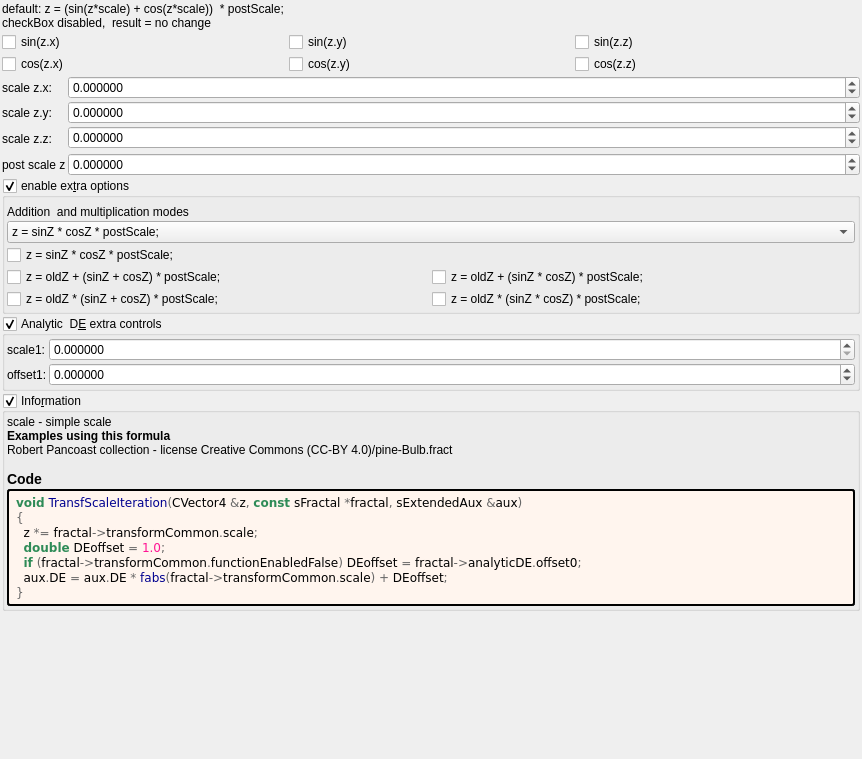
<?xml version="1.0" encoding="UTF-8"?>
<ui version="4.0">
 <class>Form</class>
 <widget class="QWidget" name="Form">
  <property name="geometry">
   <rect>
    <x>0</x>
    <y>0</y>
    <width>862</width>
    <height>759</height>
   </rect>
  </property>
  <property name="windowTitle">
   <string notr="true">transf_scale</string>
  </property>
  <layout class="QVBoxLayout" name="verticalLayout">
   <property name="spacing">
    <number>2</number>
   </property>
   <property name="leftMargin">
    <number>2</number>
   </property>
   <property name="topMargin">
    <number>2</number>
   </property>
   <property name="rightMargin">
    <number>2</number>
   </property>
   <property name="bottomMargin">
    <number>2</number>
   </property>
   <item>
    <widget class="QLabel" name="label_113">
     <property name="text">
      <string>default: z = (sin(z*scale) + cos(z*scale))  * postScale;
checkBox disabled,  result = no change</string>
     </property>
    </widget>
   </item>
   <item>
    <layout class="QGridLayout" name="gridLayout_28" columnstretch="0,0,0,0">
     <property name="spacing">
      <number>2</number>
     </property>
     <item row="1" column="3">
      <widget class="QCheckBox" name="checkBox_transf_function_enabledAz_false">
       <property name="text">
        <string>cos(z.z)</string>
       </property>
      </widget>
     </item>
     <item row="0" column="1">
      <widget class="QCheckBox" name="checkBox_transf_function_enabledAx">
       <property name="text">
        <string>sin(z.x)</string>
       </property>
      </widget>
     </item>
     <item row="1" column="1">
      <widget class="QCheckBox" name="checkBox_transf_function_enabledAx_false">
       <property name="text">
        <string>cos(z.x)</string>
       </property>
      </widget>
     </item>
     <item row="1" column="2">
      <widget class="QCheckBox" name="checkBox_transf_function_enabledAy_false">
       <property name="text">
        <string>cos(z.y)</string>
       </property>
      </widget>
     </item>
     <item row="0" column="3">
      <widget class="QCheckBox" name="checkBox_transf_function_enabledAz">
       <property name="text">
        <string>sin(z.z)</string>
       </property>
      </widget>
     </item>
     <item row="0" column="2">
      <widget class="QCheckBox" name="checkBox_transf_function_enabledAy">
       <property name="text">
        <string>sin(z.y)</string>
       </property>
      </widget>
     </item>
    </layout>
   </item>
   <item>
    <layout class="QGridLayout" name="gridLayout_3" columnstretch="0,0,1">
     <property name="spacing">
      <number>2</number>
     </property>
     <item row="0" column="1">
      <widget class="QLabel" name="label_119">
       <property name="text">
        <string>scale z.x:</string>
       </property>
      </widget>
     </item>
     <item row="3" column="2">
      <widget class="MyDoubleSpinBox" name="spinbox3_transf_constant_multiplierC_111_z">
       <property name="sizePolicy">
        <sizepolicy hsizetype="Minimum" vsizetype="Maximum">
         <horstretch>0</horstretch>
         <verstretch>0</verstretch>
        </sizepolicy>
       </property>
       <property name="prefix">
        <string/>
       </property>
       <property name="suffix">
        <string/>
       </property>
       <property name="decimals">
        <number>6</number>
       </property>
       <property name="minimum">
        <double>-99.989999999999995</double>
       </property>
       <property name="maximum">
        <double>99.989999999999995</double>
       </property>
       <property name="singleStep">
        <double>0.100000000000000</double>
       </property>
      </widget>
     </item>
     <item row="2" column="1">
      <widget class="QLabel" name="label_112">
       <property name="text">
        <string>scale z.y:</string>
       </property>
      </widget>
     </item>
     <item row="2" column="2">
      <widget class="MyDoubleSpinBox" name="spinbox3_transf_constant_multiplierC_111_y">
       <property name="sizePolicy">
        <sizepolicy hsizetype="Minimum" vsizetype="Maximum">
         <horstretch>0</horstretch>
         <verstretch>0</verstretch>
        </sizepolicy>
       </property>
       <property name="prefix">
        <string/>
       </property>
       <property name="suffix">
        <string/>
       </property>
       <property name="decimals">
        <number>6</number>
       </property>
       <property name="minimum">
        <double>-99.989999999999995</double>
       </property>
       <property name="maximum">
        <double>99.989999999999995</double>
       </property>
       <property name="singleStep">
        <double>0.100000000000000</double>
       </property>
      </widget>
     </item>
     <item row="3" column="1" rowspan="2">
      <widget class="QLabel" name="label_120">
       <property name="text">
        <string>scale z.z:</string>
       </property>
      </widget>
     </item>
     <item row="0" column="2">
      <widget class="MyDoubleSpinBox" name="spinbox3_transf_constant_multiplierC_111_x">
       <property name="sizePolicy">
        <sizepolicy hsizetype="Minimum" vsizetype="Maximum">
         <horstretch>0</horstretch>
         <verstretch>0</verstretch>
        </sizepolicy>
       </property>
       <property name="prefix">
        <string/>
       </property>
       <property name="suffix">
        <string/>
       </property>
       <property name="decimals">
        <number>6</number>
       </property>
       <property name="minimum">
        <double>-99.989999999999995</double>
       </property>
       <property name="maximum">
        <double>99.989999999999995</double>
       </property>
       <property name="singleStep">
        <double>0.100000000000000</double>
       </property>
      </widget>
     </item>
     <item row="5" column="1">
      <widget class="QLabel" name="label_121">
       <property name="text">
        <string>post scale z</string>
       </property>
      </widget>
     </item>
     <item row="5" column="2">
      <widget class="MyDoubleSpinBox" name="spinbox_transf_scale">
       <property name="sizePolicy">
        <sizepolicy hsizetype="Minimum" vsizetype="Maximum">
         <horstretch>0</horstretch>
         <verstretch>0</verstretch>
        </sizepolicy>
       </property>
       <property name="prefix">
        <string/>
       </property>
       <property name="suffix">
        <string/>
       </property>
       <property name="decimals">
        <number>6</number>
       </property>
       <property name="minimum">
        <double>-99.989999999999995</double>
       </property>
       <property name="maximum">
        <double>99.989999999999995</double>
       </property>
       <property name="singleStep">
        <double>0.100000000000000</double>
       </property>
      </widget>
     </item>
    </layout>
   </item>
   <item>
    <widget class="MyGroupBox" name="groupCheck_transf_function_enabled_false">
     <property name="title">
      <string>enable ex&amp;tra options</string>
     </property>
     <property name="checkable">
      <bool>true</bool>
     </property>
     <layout class="QVBoxLayout" name="verticalLayout_15" stretch="0,0">
      <property name="spacing">
       <number>2</number>
      </property>
      <property name="leftMargin">
       <number>2</number>
      </property>
      <property name="topMargin">
       <number>2</number>
      </property>
      <property name="rightMargin">
       <number>2</number>
      </property>
      <property name="bottomMargin">
       <number>2</number>
      </property>
      <item>
       <layout class="QGridLayout" name="gridLayout_75">
        <property name="topMargin">
         <number>5</number>
        </property>
        <property name="spacing">
         <number>2</number>
        </property>
        <item row="0" column="0">
         <widget class="QLabel" name="label_7">
          <property name="text">
           <string>Addition  and multiplication modes</string>
          </property>
         </widget>
        </item>
        <item row="1" column="0">
         <widget class="QComboBox" name="comboBox_surfFolds_order_of_folds_1">
          <property name="enabled">
           <bool>true</bool>
          </property>
          <item>
           <property name="text">
            <string>z = sinZ * cosZ * postScale;</string>
           </property>
          </item>
          <item>
           <property name="text">
            <string>z = oldZ + (sinZ + cosZ) * postScale;</string>
           </property>
          </item>
          <item>
           <property name="text">
            <string>z = oldZ + (sinZ * cosZ) * postScale;</string>
           </property>
          </item>
          <item>
           <property name="text">
            <string>z = oldZ * (sinZ + cosZ) * postScale;</string>
           </property>
          </item>
          <item>
           <property name="text">
            <string>z = oldZ * (sinZ * cosZ) * postScale;</string>
           </property>
          </item>
         </widget>
        </item>
       </layout>
      </item>
      <item>
       <layout class="QGridLayout" name="gridLayout_30" columnstretch="0,0,0">
        <property name="spacing">
         <number>2</number>
        </property>
        <item row="0" column="1">
         <widget class="QCheckBox" name="checkBox_transf_function_enabled">
          <property name="text">
           <string>z = sinZ * cosZ * postScale;</string>
          </property>
         </widget>
        </item>
        <item row="1" column="1">
         <widget class="QCheckBox" name="checkBox_transf_function_enabledBx_false">
          <property name="text">
           <string>z = oldZ + (sinZ + cosZ) * postScale;</string>
          </property>
         </widget>
        </item>
        <item row="1" column="2">
         <widget class="QCheckBox" name="checkBox_transf_function_enabledBy_false">
          <property name="text">
           <string>z = oldZ + (sinZ * cosZ) * postScale;</string>
          </property>
         </widget>
        </item>
        <item row="2" column="1">
         <widget class="QCheckBox" name="checkBox_transf_function_enabledCx_false">
          <property name="text">
           <string>z = oldZ * (sinZ + cosZ) * postScale;</string>
          </property>
         </widget>
        </item>
        <item row="2" column="2">
         <widget class="QCheckBox" name="checkBox_transf_function_enabledCy_false">
          <property name="text">
           <string>z = oldZ * (sinZ * cosZ) * postScale;</string>
          </property>
         </widget>
        </item>
       </layout>
      </item>
     </layout>
    </widget>
   </item>
   <item>
    <widget class="MyGroupBox" name="groupCheck_analyticDE_enabled_false">
     <property name="title">
      <string>Analytic  D&amp;E extra controls</string>
     </property>
     <property name="checkable">
      <bool>true</bool>
     </property>
     <layout class="QVBoxLayout" name="verticalLayout_13" stretch="0">
      <property name="spacing">
       <number>2</number>
      </property>
      <property name="leftMargin">
       <number>2</number>
      </property>
      <property name="topMargin">
       <number>2</number>
      </property>
      <property name="rightMargin">
       <number>2</number>
      </property>
      <property name="bottomMargin">
       <number>2</number>
      </property>
      <item>
       <layout class="QGridLayout" name="gridLayout_27" columnstretch="0,0,1">
        <property name="spacing">
         <number>2</number>
        </property>
        <item row="1" column="1">
         <widget class="QLabel" name="label_177">
          <property name="text">
           <string>offset1:</string>
          </property>
         </widget>
        </item>
        <item row="1" column="2">
         <widget class="MyDoubleSpinBox" name="spinbox_analyticDE_offset_1">
          <property name="sizePolicy">
           <sizepolicy hsizetype="Minimum" vsizetype="Maximum">
            <horstretch>0</horstretch>
            <verstretch>0</verstretch>
           </sizepolicy>
          </property>
          <property name="prefix">
           <string/>
          </property>
          <property name="suffix">
           <string/>
          </property>
          <property name="decimals">
           <number>6</number>
          </property>
          <property name="minimum">
           <double>-99.989999999999995</double>
          </property>
          <property name="maximum">
           <double>99.989999999999995</double>
          </property>
          <property name="singleStep">
           <double>0.100000000000000</double>
          </property>
         </widget>
        </item>
        <item row="0" column="2">
         <widget class="MyDoubleSpinBox" name="spinbox_analyticDE_scale_1">
          <property name="sizePolicy">
           <sizepolicy hsizetype="Minimum" vsizetype="Maximum">
            <horstretch>0</horstretch>
            <verstretch>0</verstretch>
           </sizepolicy>
          </property>
          <property name="prefix">
           <string/>
          </property>
          <property name="suffix">
           <string/>
          </property>
          <property name="decimals">
           <number>6</number>
          </property>
          <property name="minimum">
           <double>0.000000000000000</double>
          </property>
          <property name="maximum">
           <double>99.989999999999995</double>
          </property>
          <property name="singleStep">
           <double>0.100000000000000</double>
          </property>
         </widget>
        </item>
        <item row="0" column="1">
         <widget class="QLabel" name="label_182">
          <property name="text">
           <string>scale1:</string>
          </property>
         </widget>
        </item>
       </layout>
      </item>
     </layout>
    </widget>
   </item>
   <item>
    <widget class="MyGroupBox" name="groupCheck_info">
     <property name="title">
      <string>Info&amp;rmation</string>
     </property>
     <property name="flat">
      <bool>false</bool>
     </property>
     <property name="checkable">
      <bool>true</bool>
     </property>
     <layout class="QVBoxLayout" name="verticalLayout_2">
      <property name="spacing">
       <number>2</number>
      </property>
      <property name="leftMargin">
       <number>2</number>
      </property>
      <property name="topMargin">
       <number>2</number>
      </property>
      <property name="rightMargin">
       <number>2</number>
      </property>
      <property name="bottomMargin">
       <number>2</number>
      </property>
      <item>
       <widget class="QLabel" name="label_information_general">
        <property name="text">
         <string notr="true">&lt;p&gt;scale - simple scale&lt;/p&gt;&lt;table&gt;
&lt;/table&gt;
&lt;br&gt;&lt;b&gt;Examples using this formula&lt;/b&gt;&lt;br&gt;Robert Pancoast collection - license Creative Commons (CC-BY 4.0)/pine-Bulb.fract&lt;h3&gt;Code&lt;/h3&gt;</string>
        </property>
        <property name="wordWrap">
         <bool>true</bool>
        </property>
        <property name="openExternalLinks">
         <bool>true</bool>
        </property>
        <property name="textInteractionFlags">
         <set>Qt::LinksAccessibleByMouse|Qt::TextSelectableByMouse</set>
        </property>
       </widget>
      </item>
      <item>
       <widget class="QLabel" name="label_code_content">
        <property name="styleSheet">
         <string notr="true">border-style: outset; border-width: 2px; border-radius: 3px; border-color: black; background-color: #fff5ee; padding: 4px;</string>
        </property>
        <property name="text">
         <string notr="true">&lt;body style=&quot;background-color:#fff5ee&quot;&gt;
&lt;pre style=&quot;color:#000000; background-color:#fff5ee;  font-family:'Courier New',monospace;&quot;&gt;&lt;span style=&quot;color:#2e8b57; font-weight:bold&quot;&gt;void&lt;/span&gt; &lt;span style=&quot;color:#00008f&quot;&gt;TransfScaleIteration&lt;/span&gt;&lt;span style=&quot;color:#676767&quot;&gt;(&lt;/span&gt;CVector4 &lt;span style=&quot;color:#676767&quot;&gt;&amp;amp;&lt;/span&gt;z&lt;span style=&quot;color:#676767&quot;&gt;,&lt;/span&gt; &lt;span style=&quot;color:#2e8b57; font-weight:bold&quot;&gt;const&lt;/span&gt; sFractal &lt;span style=&quot;color:#676767&quot;&gt;*&lt;/span&gt;fractal&lt;span style=&quot;color:#676767&quot;&gt;,&lt;/span&gt; sExtendedAux &lt;span style=&quot;color:#676767&quot;&gt;&amp;amp;&lt;/span&gt;aux&lt;span style=&quot;color:#676767&quot;&gt;)&lt;/span&gt;
&lt;span style=&quot;color:#676767&quot;&gt;{&lt;/span&gt;
  z &lt;span style=&quot;color:#676767&quot;&gt;*=&lt;/span&gt; fractal&lt;span style=&quot;color:#676767&quot;&gt;-&amp;gt;&lt;/span&gt;transformCommon&lt;span style=&quot;color:#676767&quot;&gt;.&lt;/span&gt;scale&lt;span style=&quot;color:#676767&quot;&gt;;&lt;/span&gt;
  &lt;span style=&quot;color:#2e8b57; font-weight:bold&quot;&gt;double&lt;/span&gt; DEoffset &lt;span style=&quot;color:#676767&quot;&gt;=&lt;/span&gt; &lt;span style=&quot;color:#ff1493&quot;&gt;1.0&lt;/span&gt;&lt;span style=&quot;color:#676767&quot;&gt;;&lt;/span&gt;
  &lt;span style=&quot;color:#2e8b57; font-weight:bold&quot;&gt;if&lt;/span&gt; &lt;span style=&quot;color:#676767&quot;&gt;(&lt;/span&gt;fractal&lt;span style=&quot;color:#676767&quot;&gt;-&amp;gt;&lt;/span&gt;transformCommon&lt;span style=&quot;color:#676767&quot;&gt;.&lt;/span&gt;functionEnabledFalse&lt;span style=&quot;color:#676767&quot;&gt;)&lt;/span&gt; DEoffset &lt;span style=&quot;color:#676767&quot;&gt;=&lt;/span&gt; fractal&lt;span style=&quot;color:#676767&quot;&gt;-&amp;gt;&lt;/span&gt;analyticDE&lt;span style=&quot;color:#676767&quot;&gt;.&lt;/span&gt;offset0&lt;span style=&quot;color:#676767&quot;&gt;;&lt;/span&gt;
  aux&lt;span style=&quot;color:#676767&quot;&gt;.&lt;/span&gt;DE &lt;span style=&quot;color:#676767&quot;&gt;=&lt;/span&gt; aux&lt;span style=&quot;color:#676767&quot;&gt;.&lt;/span&gt;DE &lt;span style=&quot;color:#676767&quot;&gt;*&lt;/span&gt; &lt;span style=&quot;color:#00008f&quot;&gt;fabs&lt;/span&gt;&lt;span style=&quot;color:#676767&quot;&gt;(&lt;/span&gt;fractal&lt;span style=&quot;color:#676767&quot;&gt;-&amp;gt;&lt;/span&gt;transformCommon&lt;span style=&quot;color:#676767&quot;&gt;.&lt;/span&gt;scale&lt;span style=&quot;color:#676767&quot;&gt;) +&lt;/span&gt; DEoffset&lt;span style=&quot;color:#676767&quot;&gt;;&lt;/span&gt;
&lt;span style=&quot;color:#676767&quot;&gt;}&lt;/span&gt;
&lt;/pre&gt;
&lt;/body&gt;</string>
        </property>
        <property name="wordWrap">
         <bool>true</bool>
        </property>
        <property name="openExternalLinks">
         <bool>true</bool>
        </property>
        <property name="textInteractionFlags">
         <set>Qt::LinksAccessibleByMouse|Qt::TextSelectableByMouse</set>
        </property>
       </widget>
      </item>
     </layout>
    </widget>
   </item>
   <item>
    <spacer name="verticalSpacer">
     <property name="orientation">
      <enum>Qt::Vertical</enum>
     </property>
     <property name="sizeHint" stdset="0">
      <size>
       <width>20</width>
       <height>40</height>
      </size>
     </property>
    </spacer>
   </item>
  </layout>
 </widget>
 <customwidgets>
  <customwidget>
   <class>MyDoubleSpinBox</class>
   <extends>QDoubleSpinBox</extends>
   <header>my_double_spin_box.h</header>
  </customwidget>
  <customwidget>
   <class>MyGroupBox</class>
   <extends>QGroupBox</extends>
   <header>my_group_box.h</header>
   <container>1</container>
  </customwidget>
 </customwidgets>
 <tabstops>
  <tabstop>groupCheck_info</tabstop>
 </tabstops>
 <resources/>
 <connections/>
</ui>
